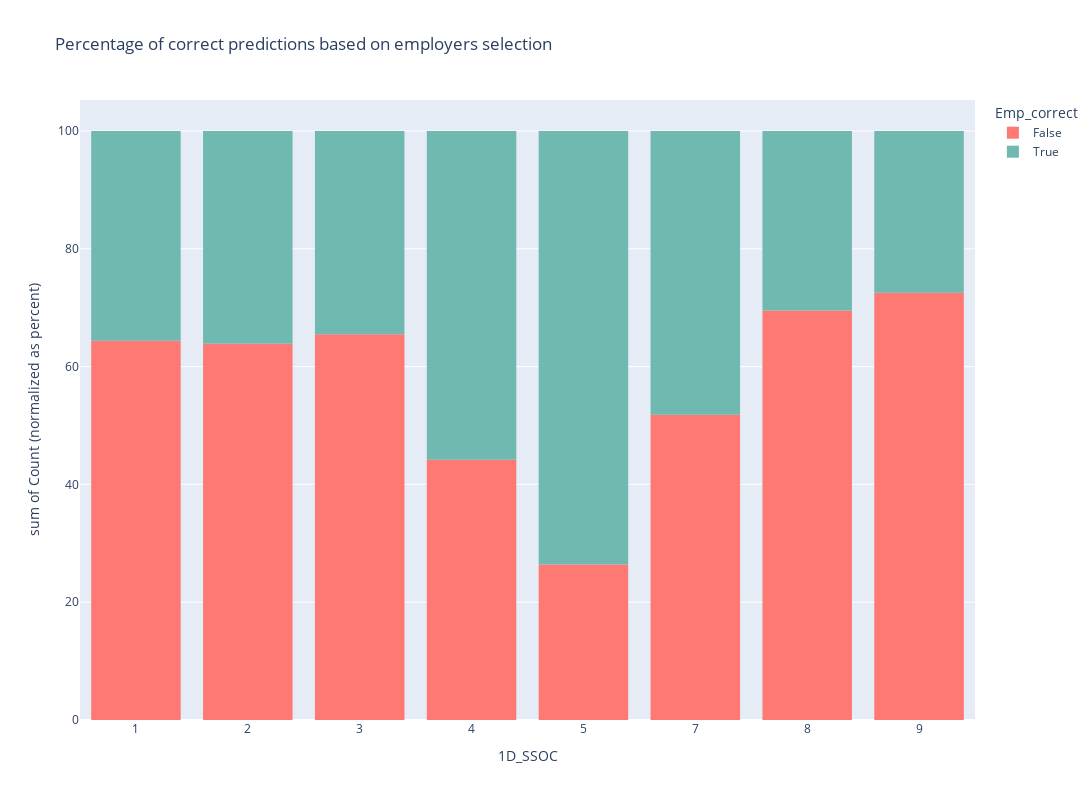

Notebook cell for this chart:
### Code cell
import plotly.express as px

fig = px.histogram(count_emp_correct, x="1D_SSOC", y="Count", color="Emp_correct", 
                   barnorm='percent', 
                   color_discrete_sequence=["#FE7874", "#70B9B1"],
                   title="Percentage of correct predictions based on employers selection")

fig.update_layout(barmode="relative")

fig.update_layout(
    autosize=False,
    width=1600,
    height=800)

fig.show()

### Figure 1 — Plotly figure (JSON) as saved in the notebook; plotly's stock layout.template omitted (floating-point values rounded to 4 significant figures)
{"data": [{"alignmentgroup": "True", "bingroup": "x", "histfunc": "sum", "hovertemplate": "Emp_correct=False<br>1D_SSOC=%{x}<br>sum of Count (normalized as percent)=%{y}<extra></extra>", "legendgroup": "False", "marker": {"color": "#FE7874", "pattern": {"shape": ""}}, "name": "False", "offsetgroup": "False", "orientation": "v", "showlegend": true, "type": "histogram", "x": ["1", "2", "3", "4", "5", "7", "8", "9"], "xaxis": "x", "y": [275, 1047, 294, 61, 47, 57, 73, 95], "yaxis": "y"}, {"alignmentgroup": "True", "bingroup": "x", "histfunc": "sum", "hovertemplate": "Emp_correct=True<br>1D_SSOC=%{x}<br>sum of Count (normalized as percent)=%{y}<extra></extra>", "legendgroup": "True", "marker": {"color": "#70B9B1", "pattern": {"shape": ""}}, "name": "True", "offsetgroup": "True", "orientation": "v", "showlegend": true, "type": "histogram", "x": ["1", "2", "3", "4", "5", "7", "8", "9"], "xaxis": "x", "y": [152, 592, 155, 77, 131, 53, 32, 36], "yaxis": "y"}], "layout": {"autosize": false, "barmode": "relative", "barnorm": "percent", "height": 800, "legend": {"title": {"text": "Emp_correct"}, "tracegroupgap": 0}, "title": {"text": "Percentage of correct predictions based on employers selection"}, "width": 1600, "xaxis": {"anchor": "y", "autorange": true, "domain": [0, 1], "range": [-0.5, 7.5], "title": {"text": "1D_SSOC"}, "type": "category"}, "yaxis": {"anchor": "x", "autorange": true, "domain": [0, 1], "range": [0, 105.3], "title": {"text": "sum of Count (normalized as percent)"}, "type": "linear"}}}
